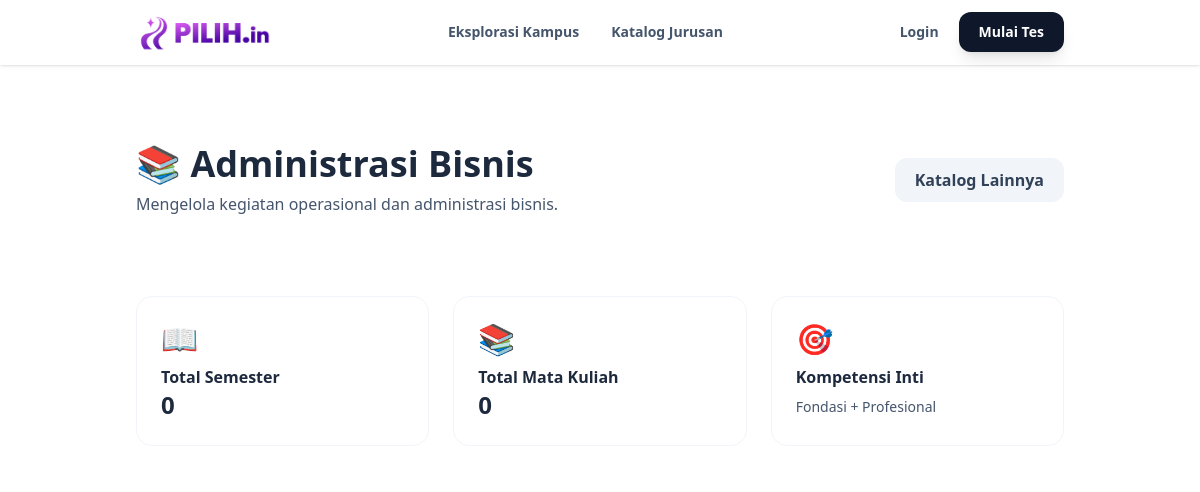
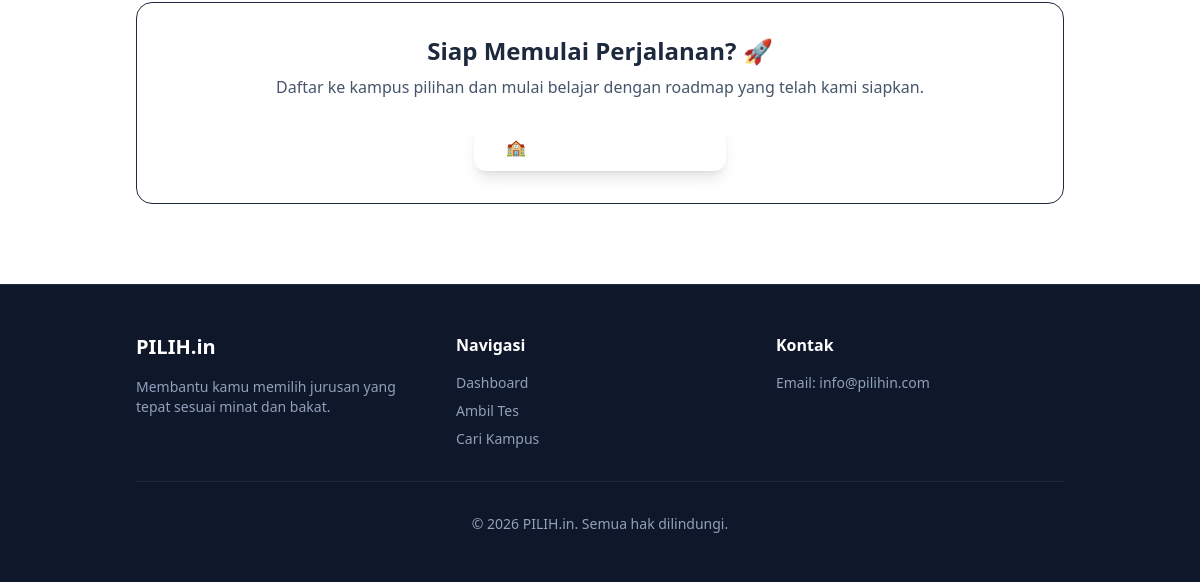
Page /roadmap.php?id_jurusan=11 on the earlier database version (2 pictures, top to bottom).
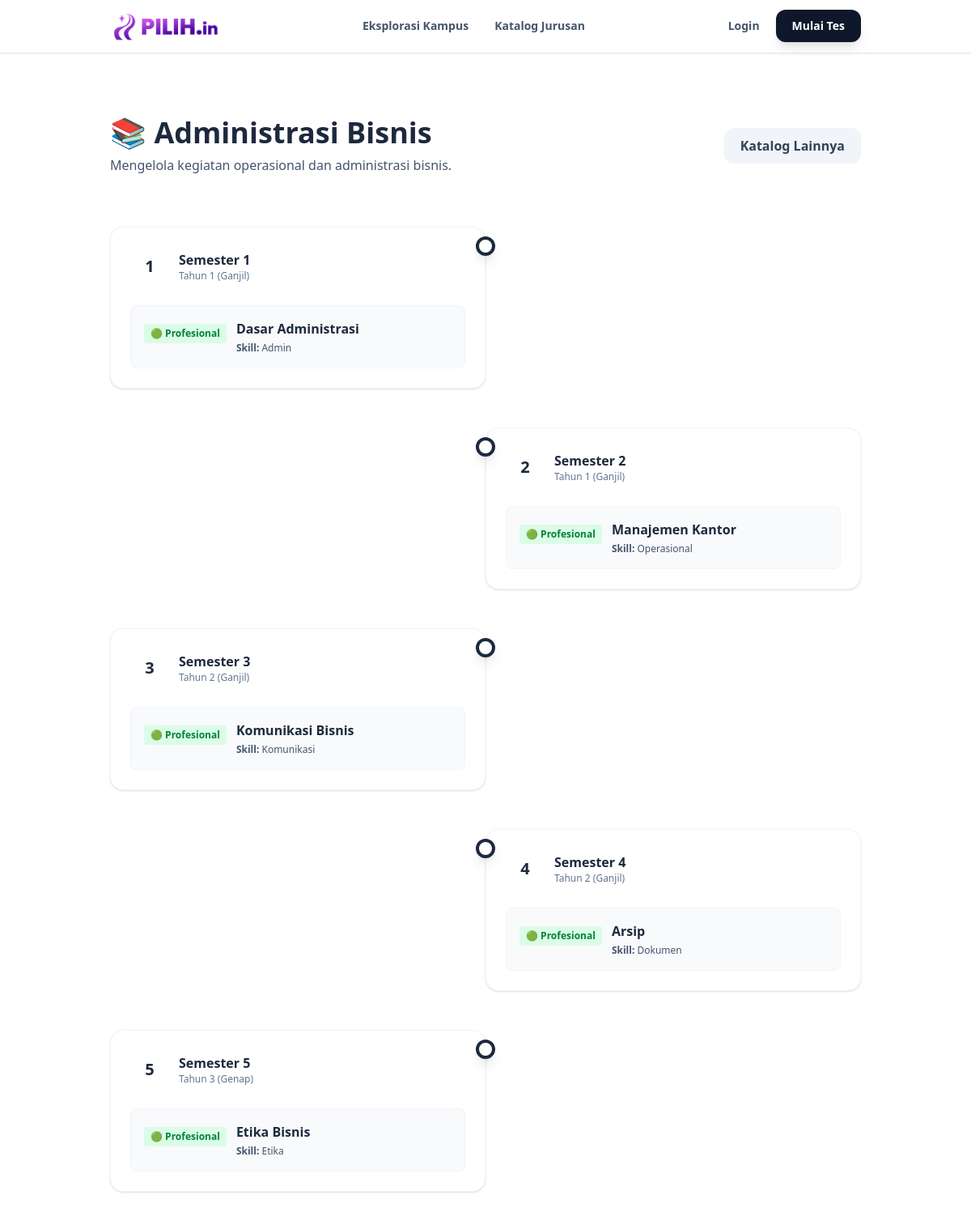
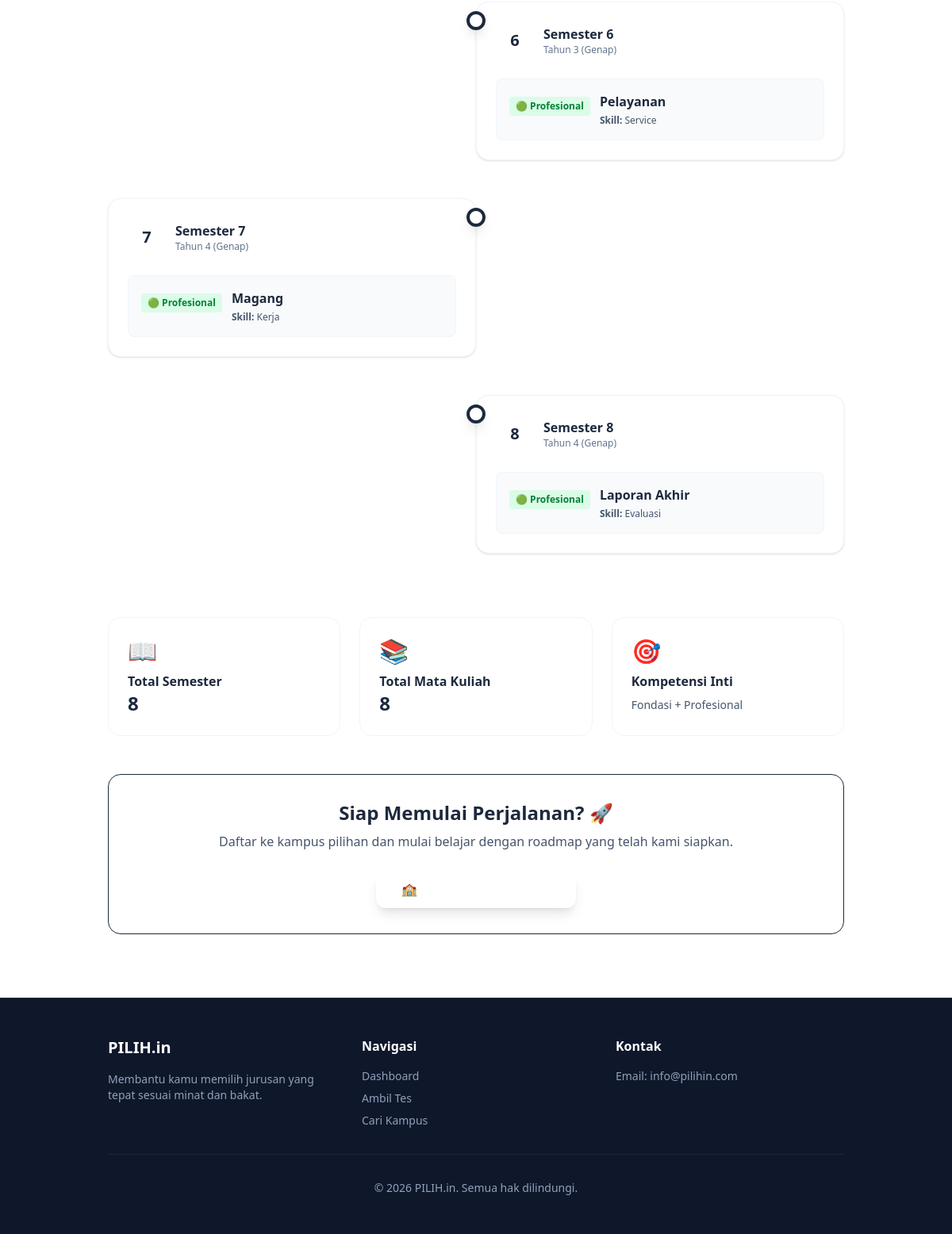
Same page on the later database version (2 pictures, top to bottom).
### tables this page shows
CREATE TABLE `roadmap` (
  `id_roadmap` int(11) NOT NULL,
  `id_jurusan` int(11) NOT NULL,
  `semester` int(11) NOT NULL,
  `nama_matkul` varchar(100) NOT NULL,
  `kategori_matkul` enum('Fondasi','Profesional') NOT NULL,
  `skill_didapat` varchar(255) DEFAULT NULL
);

### roadmap.php (the view, shortened to what the changed rows need)
<?php
require_once 'database/koneksi.php';
$id_jurusan = isset($_GET['id_jurusan']) ? (int)$_GET['id_jurusan'] : 0;
$jurusan = null;
$roadmap_data = [];
if ($id_jurusan !== 0) {
    $q_jurusan = mysqli_query($koneksi, "SELECT * FROM jurusan WHERE id_jurusan = $id_jurusan");
    if(mysqli_num_rows($q_jurusan) > 0) {
        $jurusan = mysqli_fetch_assoc($q_jurusan);
        $q_roadmap = mysqli_query($koneksi, "SELECT * FROM roadmap WHERE id_jurusan = $id_jurusan ORDER BY semester ASC, kategori_matkul ASC");
        while ($row = mysqli_fetch_assoc($q_roadmap)) {
            $semester = $row['semester'];
            if (!isset($roadmap_data[$semester])) {
                $roadmap_data[$semester] = [];
            }
            $roadmap_data[$semester][] = [
                'nama_matkul' => $row['nama_matkul'],
                'kategori_matkul' => $row['kategori_matkul'],
                'skill_didapat' => $row['skill_didapat']
            ];
        }
    }
}
?>
<!DOCTYPE html>
<html lang="id">
<head>
    <link href="./src/output.css" rel="stylesheet">
</head>
<body class="bg-base font-sans text-slate-800">
    <main class="pt-16 pb-20 container mx-auto px-4 lg:px-12">
        <?php if(!$jurusan): ?>
            <div class="bg-white p-12 rounded-3xl shadow-sm border border-slate-100 flex flex-col items-center justify-center text-center gap-4 my-20">
                <div class="text-6xl mb-4">🗺️</div>
                <h1 class="text-3xl font-bold text-slate-800">Roadmap Tidak Tersedia</h1>
                <p class="text-slate-500 max-w-lg mb-4">Kami tidak dapat menemukan roadmap untuk jurusan yang Anda cari. Silakan jelajahi katalog jurusan kami.</p>
                <div class="flex gap-4">
                    <a href="katalog_jurusan.php" class="px-6 py-3 bg-primary text-white font-semibold rounded-full hover:shadow-lg transition">Lihat Katalog Jurusan</a>
                </div>
            </div>
        <?php else: ?>
        <section class="mb-16">
            <div class="flex flex-col md:flex-row items-start md:items-center justify-between mb-4 gap-4">
                <div>
                    <h1 class="text-4xl font-bold text-slate-800 mb-2">📚 <?= htmlspecialchars($jurusan['nama_jurusan']) ?></h1>
                    <p class="text-slate-600"><?= htmlspecialchars($jurusan['deskripsi_singkat']) ?></p>
                </div>
                <a href="katalog_jurusan.php" class="shrink-0 bg-slate-100 hover:bg-slate-200 text-slate-700 px-5 py-2.5 rounded-xl font-semibold transition">Katalog Lainnya</a>
            </div>
        </section>
        <div class="relative mb-20">
            <div class="hidden lg:block absolute left-1/2 transform -translate-x-1/2 w-1 h-full bg-gradient-to-b from-primary to-secondary"></div>
            <div class="space-y-12">
                <?php foreach($roadmap_data as $semester => $matkuls): ?>
                    <div class="relative">
                        <div class="hidden lg:flex absolute left-1/2 transform -translate-x-1/2 -translate-y-1/2 top-6">
                            <div class="w-6 h-6 bg-white border-4 border-primary rounded-full shadow-lg"></div>
                        </div>
                        <div class="lg:w-1/2 <?= $semester % 2 === 0 ? 'lg:ml-auto' : '' ?> bg-white rounded-2xl p-6 shadow-sm border border-slate-100 hover:shadow-md transition">
                            <div class="flex items-center gap-3 mb-6">
                                <div class="bg-primary/10 text-primary font-bold text-xl w-12 h-12 rounded-full flex items-center justify-center flex-shrink-0">
                                    <?= $semester ?>
                                </div>
                                <div>
                                    <h3 class="font-bold text-slate-800">Semester <?= $semester ?></h3>
                                    <p class="text-xs text-slate-500"><?= $semester <= 4 ? 'Tahun ' . ceil($semester/2) . ' (Ganjil)' : 'Tahun ' . ceil($semester/2) . ' (Genap)' ?></p>
                                </div>
                            </div>
                            <div class="space-y-3">
                                <?php foreach($matkuls as $matkul): ?>
                                    <div class="bg-slate-50 p-4 rounded-lg border border-slate-100 hover:border-primary transition">
                                        <div class="flex items-start gap-3">
                                            <div class="flex-shrink-0 mt-1">
                                                <?php if($matkul['kategori_matkul'] === 'Fondasi'): ?>
                                                    <span class="inline-block bg-blue-100 text-blue-700 px-2 py-1 rounded text-xs font-semibold">🔷 Fondasi</span>
                                                <?php else: ?>
                                                    <span class="inline-block bg-green-100 text-green-700 px-2 py-1 rounded text-xs font-semibold">🟢 Profesional</span>
                                                <?php endif; ?>
                                            </div>
                                            <div class="flex-1">
                                                <p class="font-semibold text-slate-800"><?= htmlspecialchars($matkul['nama_matkul']) ?></p>
                                                <p class="text-xs text-slate-600 mt-1">
                                                    <strong>Skill:</strong> <?= htmlspecialchars($matkul['skill_didapat'] ?? 'Skill tidak disebutkan') ?>
                                                </p>
                                            </div>
                                        </div>
                                    </div>
                                <?php endforeach; ?>
                            </div>
                        </div>
                    </div>
                <?php endforeach; ?>
            </div>
        </div>
        <div class="grid grid-cols-1 md:grid-cols-3 gap-6 mb-12">
            <div class="bg-white rounded-2xl p-6 border border-slate-100">
                <div class="text-3xl mb-2">📖</div>
                <p class="font-bold text-slate-800">Total Semester</p>
                <p class="text-2xl text-primary font-bold"><?= count($roadmap_data) ?></p>
            </div>
            <div class="bg-white rounded-2xl p-6 border border-slate-100">
                <div class="text-3xl mb-2">📚</div>
                <p class="font-bold text-slate-800">Total Mata Kuliah</p>
                <p class="text-2xl text-primary font-bold"><?= array_sum(array_map('count', $roadmap_data)) ?></p>
            </div>
            <div class="bg-white rounded-2xl p-6 border border-slate-100">
                <div class="text-3xl mb-2">🎯</div>
                <p class="font-bold text-slate-800">Kompetensi Inti</p>
                <p class="text-sm text-slate-600 mt-2">Fondasi + Profesional</p>
            </div>
        </div>
        <div class="bg-gradient-to-r from-primary/10 to-secondary/10 border border-primary/20 rounded-2xl p-8 text-center">
            <h3 class="text-2xl font-bold text-slate-800 mb-2">Siap Memulai Perjalanan? 🚀</h3>
            <p class="text-slate-600 mb-6">Daftar ke kampus pilihan dan mulai belajar dengan roadmap yang telah kami siapkan.</p>
            <a href="kampus.php" class="inline-block bg-primary text-white font-bold py-3 px-8 rounded-xl hover:opacity-90 transition shadow-lg shadow-primary/30">
                🏫 Cari Kampus Terbaik
            </a>
        </div>
        <?php endif; ?>
    </main>
</body>
</html>

Differences in the rows shown:
added roadmap: kategori_matkul "🟢 Profesional", nama_matkul "Dasar Administrasi", skill_didapat "Admin", shown under "1"
added roadmap: kategori_matkul "🟢 Profesional", nama_matkul "Manajemen Kantor", skill_didapat "Operasional", shown under "2"
added roadmap: kategori_matkul "🟢 Profesional", nama_matkul "Komunikasi Bisnis", skill_didapat "Komunikasi", shown under "3"
added roadmap: kategori_matkul "🟢 Profesional", nama_matkul "Arsip", skill_didapat "Dokumen", shown under "4"
added roadmap: kategori_matkul "🟢 Profesional", nama_matkul "Etika Bisnis", skill_didapat "Etika", shown under "5"
added roadmap: kategori_matkul "🟢 Profesional", nama_matkul "Pelayanan", skill_didapat "Service", shown under "6"
added roadmap: kategori_matkul "🟢 Profesional", nama_matkul "Magang", skill_didapat "Kerja", shown under "7"
added roadmap: kategori_matkul "🟢 Profesional", nama_matkul "Laporan Akhir", skill_didapat "Evaluasi", shown under "8"
Other differences:
count($roadmap_data): "0" → "8"
array_sum(array_map('count', $roadmap_data)): "0" → "8"
new list line: "1 Semester 1 Tahun 1 (Ganjil)"
new list line: "2 Semester 2 Tahun 1 (Ganjil)"
new list line: "3 Semester 3 Tahun 2 (Ganjil)"
new list line: "4 Semester 4 Tahun 2 (Ganjil)"
new list line: "5 Semester 5 Tahun 3 (Genap)"
new list line: "6 Semester 6 Tahun 3 (Genap)"
new list line: "7 Semester 7 Tahun 4 (Genap)"
new list line: "8 Semester 8 Tahun 4 (Genap)"
